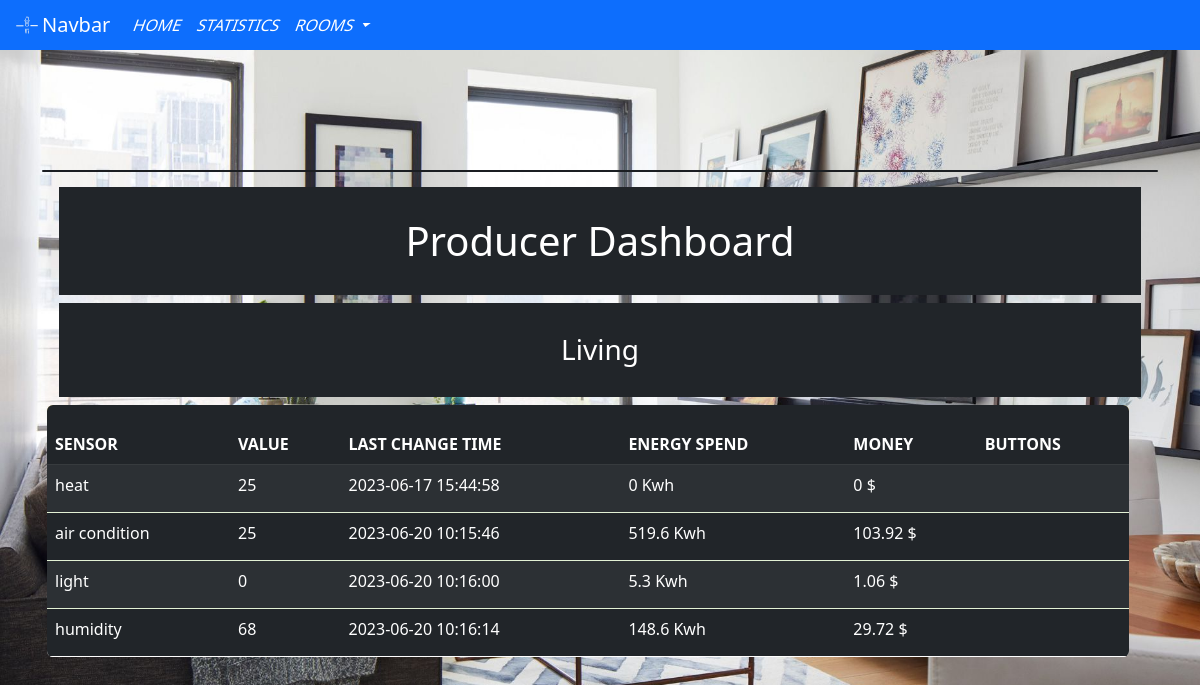
/roomP.php?roomID=1 (signed in), run on an earlier commit of the app's database.
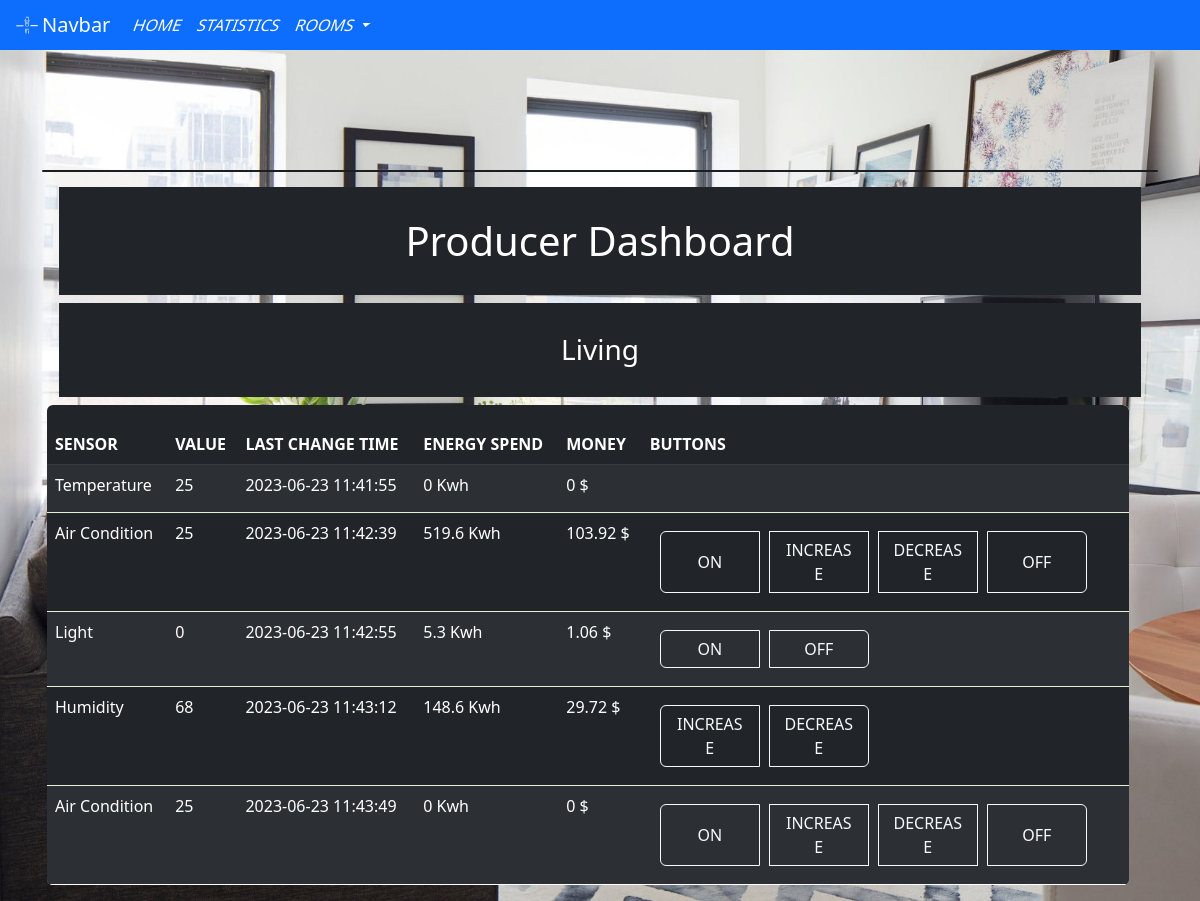
And on a later commit of the database.
### tables this page shows
CREATE TABLE `sensor` (
  `sensorID` int(5) NOT NULL,
  `sensorType` varchar(255) NOT NULL,
  `sensorValue` int(5) NOT NULL,
  `sensorTime` timestamp NOT NULL DEFAULT current_timestamp() ON UPDATE current_timestamp(),
  `sensorKwh` float NOT NULL,
  `sensorMoney` float NOT NULL,
  `sensorRoomID` int(5) NOT NULL
);

### roomP.php (the view, shortened to what this page needs)
<!DOCTYPE html>
<html>
<head>
    <link rel="stylesheet" href="assets/css/rooms.css">
    <header>
        <?php include("navbarP.php"); ?>
    <?php
    $sqlroom = $db->prepare('SELECT * from room WHERE roomID=:roomID');
    $sqlroom->bindParam(':roomID', $_GET["roomID"]);
    $sqlroom->execute();
    $room = $sqlroom->fetch(PDO::FETCH_ASSOC);
    ?>
</head>
<body>
    <div class="container" ">
        <br>
        <br>
        <br>
        <br>
        <br>
        <div class=" card text-bg-dark">
        <div class="card-img-overlay">
            <h1 class="card-title bg-dark" style=" padding-top:30px; padding-bottom:30px; text-align: center;">Producer Dashboard</h1>
            <h3 class="card-title bg-dark" style=" padding-top:30px; padding-bottom:30px; text-align: center; "><?php echo $room["roomName"] ?></h3>
            <div class="row col-12">
                <table class="table table-dark table-striped" style="height: 250px;">
                    <thead>
                        <tr>
                            <th scope="col">SENSOR</th>
                            <th scope="col">VALUE</th>
                            <th scope="col">LAST CHANGE TIME</th>
                            <th scope="col">ENERGY SPEND</th>
                            <th scope="col">MONEY</th>
                            <th scope="col">BUTTONS</th>
                        </tr>
                    </thead>
                    <tbody>
                        <?php
                        $sqlsensor = $db->prepare('SELECT * from sensor WHERE sensorRoomID=:sensorRoomID');
                        $sqlsensor->bindParam(':sensorRoomID', $_GET["roomID"]);
                        $sqlsensor->execute();
                        $sensors = $sqlsensor->fetchAll(PDO::FETCH_ASSOC);
                        foreach ($sensors as $sensor) {
                        ?>
                            <tr>
                                <td><?php echo $sensor['sensorType'] ?></td>
                                <td><?php echo $sensor['sensorValue'] ?></td>
                                <td><?php echo $sensor['sensorTime'] ?></td>
                                <td><?php echo $sensor['sensorKwh'] ?> Kwh</td>
                                <td><?php echo $sensor['sensorMoney'] ?> $</td>
                                <td>
                                    <form action="config/deneme.php" method="post">
                                    <div class="btn-group" role="group" aria-label="Basic example">
                                        <?php
                                        if ($sensor["sensorType"] == "Light") {
                                            echo '<button type="submit" class="btn btn-outline-light" name="lighton">ON</button>
                                        <button type="submit" class="btn btn-outline-light" name="lightoff">OFF</button>';
                                        }
                                        elseif ($sensor["sensorType"]=="Air Condition") {
                                            echo '<button type="submit" class="btn btn-outline-light" name="airon">ON</button>
                                                <button type="submit" class="btn btn-outline-light" name="airup">INCREASE</button>
                                                <button type="submit" class="btn btn-outline-light" name="airdown">DECREASE</button>
                                                <button type="submit" class="btn btn-outline-light" name="airof">OFF</button>';
                                        }
                                        elseif($sensor["sensorType"]=="Humidity"){
                                            echo '<button type="submit" class="btn btn-outline-light" name="humup">INCREASE</button>
                                        <button type="submit" class="btn btn-outline-light" name="humdown">DECREASE</button>';
                                        }
                                        ?>
                                        </div>
                                    </form>
                                </td>
                            </tr>
                        <?php } ?>
                    </tbody>
                </table>
            </div>
        </div>
    </div>
    </div>
</body>
</html>

What changed in the data, as far as the page shows it:
changed sensor: sensorType "heat" → "Temperature"; sensorTime "2023-06-17 15:44:58" → "2023-06-23 11:41:55"
changed sensor (number 2 of 5 on the later page): sensorType "air condition" → "Air Condition"; sensorTime "2023-06-20 10:15:46" → "2023-06-23 11:42:39"; now shows "ON INCREASE DECREASE OFF"
changed sensor: sensorType "light" → "Light"; sensorTime "2023-06-20 10:16:00" → "2023-06-23 11:42:55"; now shows "ON OFF"
changed sensor: sensorType "humidity" → "Humidity"; sensorTime "2023-06-20 10:16:14" → "2023-06-23 11:43:12"; now shows "INCREASE DECREASE"
added sensor: sensorType "Air Condition", sensorValue "25", sensorTime "2023-06-23 11:43:49", sensorKwh "0", sensorMoney "0", shows "ON"
